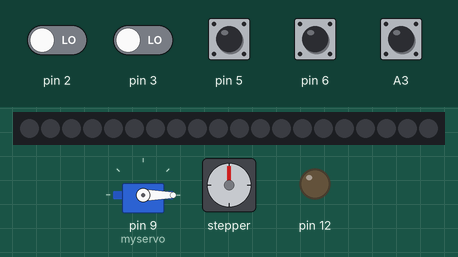
Recording of a sketch running on a simulated Arduino Uno, built with avr-gcc and run on an emulated ATmega328P. On the bench: servo, 20 RGB LEDs in strip order, left to right, stepper motor, output pins drawn as LEDs (lit = HIGH). Inputs (shaded band) come from the test bench; at power-on: A3, pin 5, pin 6 HIGH, pin 2, pin 3 LOW. Stepper angles assume 200 steps per turn.

Above: at 1.2 s.
1.3 s: pin 5 pulled LOW for 0.15 s
At 2.75 s:
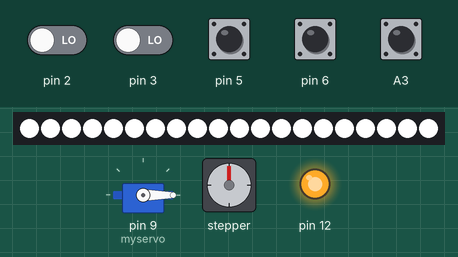
At 3.6 s:
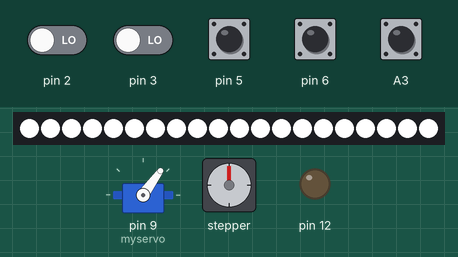
4.3 s: pin 2 driven HIGH
At 5.7 s:
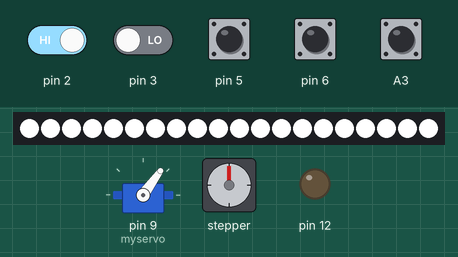
6.7 s: pin 3 driven HIGH
9.7 s: pin 3 driven LOW
12.2 s: pin 2 driven LOW
15.2 s: pin 6 pulled LOW for 0.15 s
At 16.4 s:
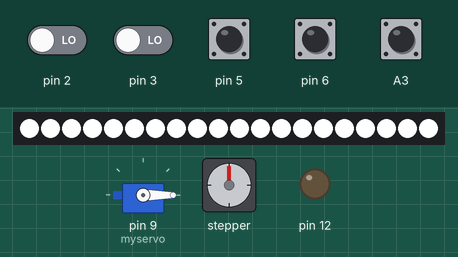
Timing chart, 0 to 18.4 s (numbered marks = the images above; inputs shaded):
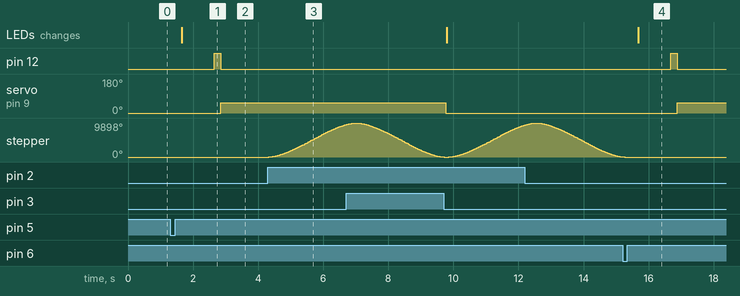

Measured:
- after the input at 1.3 s, pin 12: LOW → HIGH after 1.4 s, → LOW 0.20 s later; servo on pin 9 (myservo): 0° → 54° after 1.6 s; the LEDs: change after 0.35 s (image 1)
- after the input at 4.3 s, stepper: keeps turning clockwise at about 3972°/s, starting at once
- after the input at 15.2 s, pin 12: LOW → HIGH after 1.5 s, → LOW 0.20 s later; servo on pin 9 (myservo): 0° → 54° after 1.7 s; the LEDs: change after 0.48 s (image 4)

The sketch:

__1.4.ino
```cpp
#include <Servo.h>
#include <AccelStepper.h>
#include <FastLED.h>

#define DirectionPin 4
#define PulsePin 11
#define LED_PIN 13
#define NUM_LEDS 20

int hereHand = 0;

Servo myservo;// 创建Servo对象
AccelStepper myStepper(1, PulsePin, DirectionPin);//创建一个步进电机对象
CRGB leds[NUM_LEDS];

void setup()
{
pinMode(9,OUTPUT);//设置引脚9是发出舵机控制信号的引脚
pinMode(12,OUTPUT);//设置引脚12是发出树莓派激活信号的引脚
pinMode(2,INPUT);//设置引脚2为接受树莓派信号的引脚
pinMode(3,INPUT);//设置引脚3为接受树莓派信号的引脚
pinMode(5,INPUT_PULLUP);//设置引脚5是接收激光1信号的引脚
pinMode(6,INPUT_PULLUP);//设置引脚6是接收激光2信号的引脚
pinMode(A3,INPUT_PULLUP);//设置引脚A3是接收开灯信号的引脚
pinMode(13,OUTPUT);//设置引脚13是发出开灯信号的引脚

Serial.begin(9600);//设置串口波特率9600
myStepper.setMaxSpeed(80000.0);    // 设置电机最大速度为每秒500步,最大值20000左右（最初step_motor代码所测）
myStepper.setSpeed(80000.0);  //设置电机当前速度为每秒500步
myStepper.setAcceleration(7000);  // 设置电机加速度

myservo.attach(9,500,2500);// 将舵机连接到数字9接口
myservo.writeMicroseconds(500);

FastLED.addLeds<WS2812, LED_PIN, GRB>(leds, NUM_LEDS);
turnOffLight();
}

int laser() //读取2个激光信号
{
 int hereIsHand = 0;
 int laser2 = digitalRead(5);
 int laser3 = digitalRead(6);
 if(laser3 == 0||laser2 == 0)
   hereIsHand = 1;//如果激光检测到东西，说明有手，hereIsHand改为1
 return hereIsHand;
}

void move1()  //向一侧移动
{
myStepper.move(5500);
myStepper.runToPosition();
}

void move2()
{
myStepper.move(-5500);
myStepper.runToPosition();
}

void turnover1()//其他
{
move1();
delay(10);
move2();
delay(10);
}

void turnover2()//可回收
{
move2();
delay(10);
move1();
delay(10);
}

void shutDoor()//自动关门
{
 myservo.writeMicroseconds(1076);
 delay(2000);
 myservo.writeMicroseconds(500);
}

void openLight()
{
    for (int i = 0; i <= 19; i++) {
    leds[i] = CRGB ( 255, 255, 255);
    FastLED.show();}
}

void turnOffLight()
{
    for (int i = 0; i <= 19; i++) {
    leds[i] = CRGB ( 0, 0, 0);
    FastLED.show();}
}

void loop()
{
/*if(setUpPosition == 0)//还未初始化位置
 {
  delay(500);
  myStepper.move(30000);
  myStepper.run();
  int button = digitalRead(10); //没东西-0，有东西-1
  Serial.println(button);
  if(button == 1)
  {
    setUpPosition = 1;
    Serial.println(button);
    Serial.print("111111setUpPosition = ");
    Serial.println(setUpPosition);
    myStepper.setCurrentPosition(0); //初始化位置：设置当前位置为0，同时将当前速度设为0
    myStepper.setSpeed(10000.0);  //重设速度
    move2();//到达中点
    delay(10);
  }
 }
else //已经初始化位置
 {*/


//如果激光开始有1，再没1，就激活树莓派
hereHand = laser();//读取3个激光信号
delay(50);
if(hereHand == 1)
{
  delay(250);
  hereHand = laser();
  if(hereHand == 0)//手进来又出去
 {
  if(digitalRead(A3) == HIGH)//如果需要开灯
  {
    openLight();
  }
  else{turnOffLight();}
  delay(1000);
  digitalWrite(12,HIGH);//给树莓派高电平
  delay(200);
  digitalWrite(12,LOW);

  myservo.writeMicroseconds(1100);
 }
}
//else if(hereHand == 0) Serial.println("0");

/*if(digitalRead(A3) == HIGH)//如果需要开灯
  {
    Serial.println("开灯");
    for (int i = 0; i <= 59; i++) {
    leds[i] = CRGB ( 255, 255, 255);
    FastLED.show();}
  }
  else{
    Serial.println("关灯");
    for (int i = 0; i <= 59; i++) {
    leds[i] = CRGB ( 0, 0, 0);
    FastLED.show();}
 }*/


if (digitalRead(2) == 1 || digitalRead(3) == 1)  //树莓派有数据输入时，执行下面语句
  {
  if (digitalRead(2) == 1)
   {
   turnover1();
   delay(10); //单位为ms
   myservo.writeMicroseconds(500);
   turnOffLight();
   }
  if (digitalRead(3) == 1)
   {
   turnover2();
   delay(10); //单位为ms
   myservo.writeMicroseconds(500);
   turnOffLight();
   }
  }
}
```
